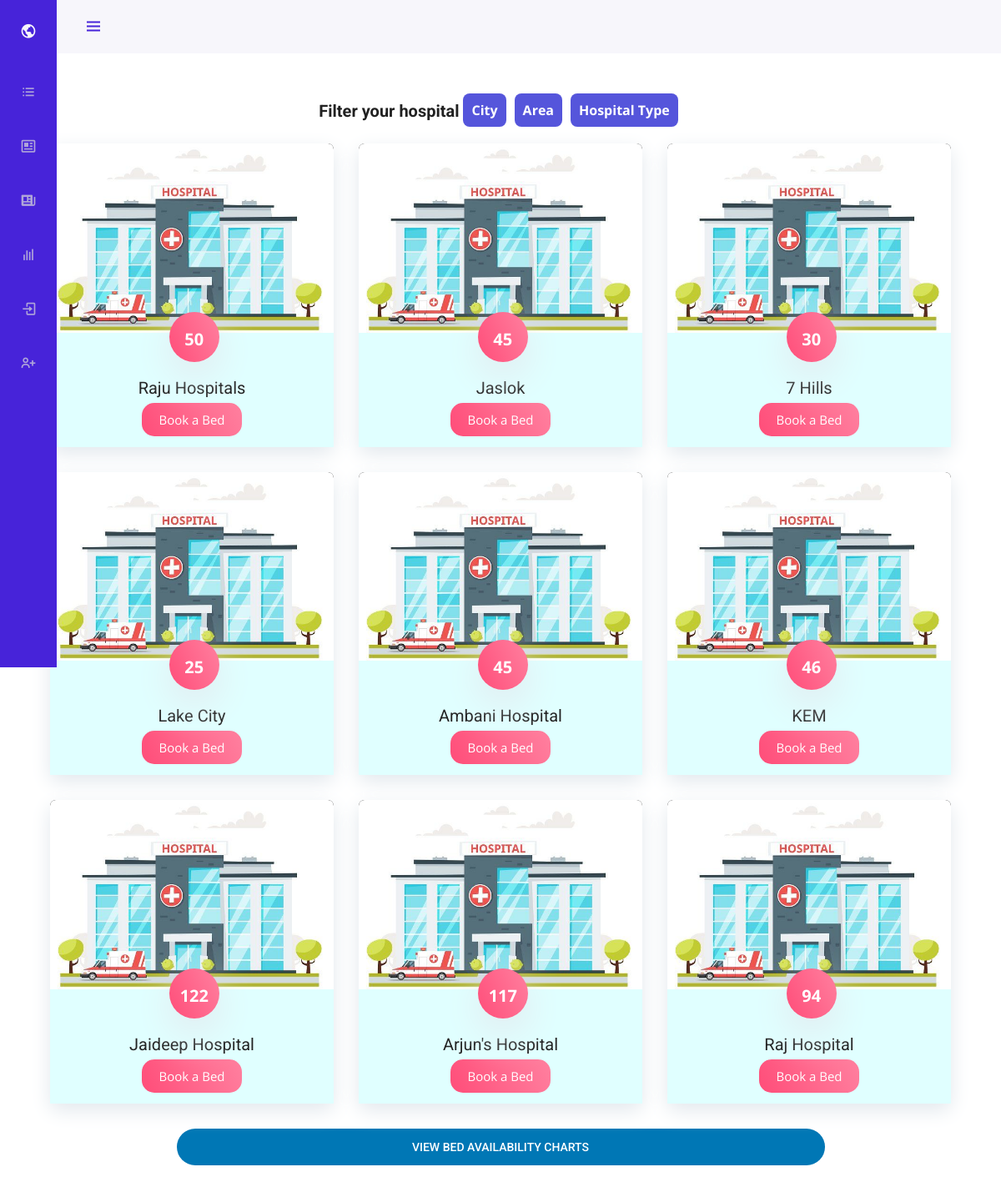
The app's page /category1/Mumbai/, older data.
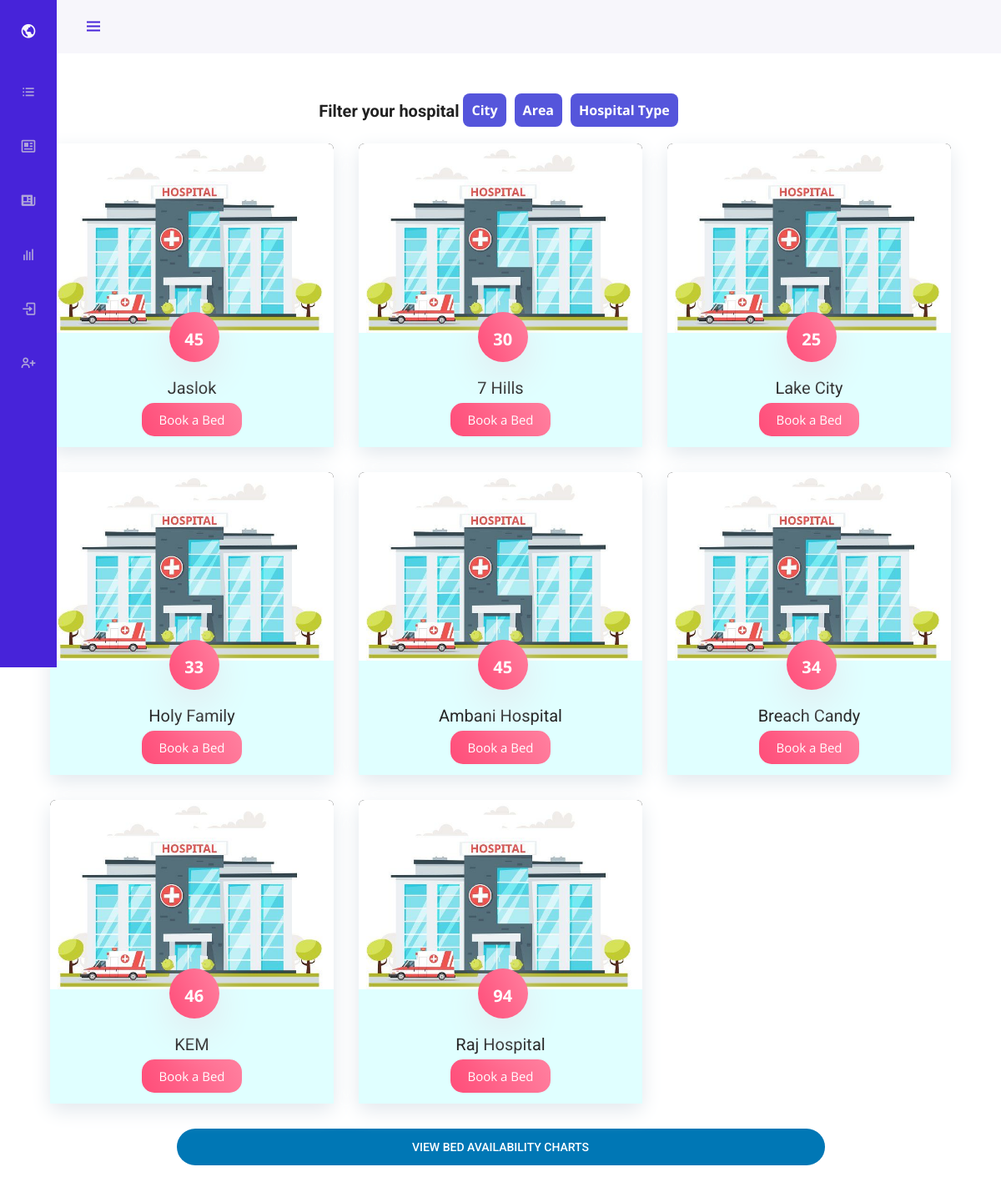
The same page, newer data.
### blog/models.py (models this page shows, shortened)
class Post(models.Model):
    name = models.CharField(max_length = 100)
    content = models.TextField()
    type = models.CharField(max_length = 100, default="Dedicated covid hospital")
    proof = models.ImageField(default='default.jpg',upload_to='hosp_proofs')
    author = models.ForeignKey(User, on_delete=models.CASCADE)
    city = models.CharField(max_length=100, default="Mumbai")
    address = models.TextField(default="Maharashtra")
    area =models.CharField(max_length=100, default="Andheri")
    covid_cap=models.IntegerField(default=0)
    norm_cap = models.IntegerField(default=0)
    img1 = models.ImageField(default='default.jpg',upload_to='hosp_imgs')
    img2 = models.ImageField(default='default.jpg',upload_to='hosp_imgs')
    img3 = models.ImageField(default='default.jpg',upload_to='hosp_imgs')

### blog/views.py (the view)
# urls.py: path('category1/<str:cats>/', views.FilteredCityView, name='category1'),
def FilteredCityView(request, cats):
    category_posts = Post.objects.filter(city=cats)
    if request.method== 'POST':
        form = Search(request.POST)
        if form.is_valid():
            cats = form.cleaned_data.get('search')
            return redirect("home-search", cats)
    else:
        form = Search()
    paginator = Paginator(category_posts, 9)
    page = request.GET.get('page')
    try:
        post_list = paginator.page(page)
    except PageNotAnInteger:
        post_list = paginator.page(1)
    except EmptyPage:
        post_list = paginator.page(paginator.num_pages)
    context={
        'page': page,
        'post_list': post_list,
        'search_form': form,
    }
    return render(request, 'blog/home.html', context)

### blog/templates/blog/home.html (shortened to what this page needs)
{% extends "blog/navbase.html" %} {% load crispy_forms_tags %}
{% block content %}
<div
  class="col-md-12"
  style="display: grid; grid-template-columns: auto auto"
  class="container"
>
<div class="row">
  {% for post in post_list %}
  <div class="col-lg-4 col-md-6 col-xs-12">
    <div class="blog-item">
      <div class="blog-image">
        <a href="{% url 'post-detail' post.id %}">
          <img class="img-fluid" src="../../../media/default2.jpg" alt="" />
        </a>
      </div>
      <div class="descr">
        <div class="icon">
          <p style="font-size: 20px; font-weight: 700;" class="bed_count">{{ post.covid_cap }}</p>
        </div>
        <h3 class="title">
          <a href="{% url 'post-detail' post.id %}"> {{ post.name }} </a>
        </h3>
        <a class="book_btn" href="{% url 'post-detail' post.id %}" class="main-button">Book a Bed</a>
      </div>
    </div>
  </div>
  {% endfor %}
  <button onclick="location.href = '/chart';" src="{% url 'blog-chart' %}" style="width: 70%; margin-left: 15%; margin-right: 15%; margin-bottom: 20px; padding-left: 0; padding-right: 0;" class="btn">View Bed Availability Charts</button>
</div>
{% endblock content %}

Row changes from the older to the newer data that the page shows:
no longer on this page (row edited): Post: covid_cap "50", name "Raju Hospitals"
no longer on this page (row edited): Post: covid_cap "122", name "Jaideep Hospital"
no longer on this page (row edited): Post: covid_cap "117", name "Arjun's Hospital"
now on this page (row edited): Post: covid_cap "33", name "Holy Family"
now on this page (row edited): Post: covid_cap "34", name "Breach Candy"
